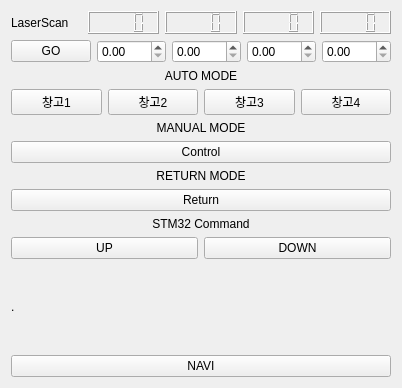
<?xml version="1.0" encoding="UTF-8"?>
<ui version="4.0">
 <class>Tab1TTBControl</class>
 <widget class="QWidget" name="Tab1TTBControl">
  <property name="geometry">
   <rect>
    <x>0</x>
    <y>0</y>
    <width>402</width>
    <height>388</height>
   </rect>
  </property>
  <property name="windowTitle">
   <string>Form</string>
  </property>
  <layout class="QVBoxLayout" name="verticalLayout_2">
   <item>
    <layout class="QVBoxLayout" name="verticalLayout" stretch="1,1,0,0,0,0,0,0,0,0,6,0">
     <item>
      <layout class="QHBoxLayout" name="horizontalLayout_6">
       <item>
        <widget class="QLabel" name="label">
         <property name="lineWidth">
          <number>3</number>
         </property>
         <property name="text">
          <string>LaserScan</string>
         </property>
        </widget>
       </item>
       <item>
        <widget class="QLCDNumber" name="lcdNumber_1">
         <property name="digitCount">
          <number>4</number>
         </property>
        </widget>
       </item>
       <item>
        <widget class="QLCDNumber" name="lcdNumber_2">
         <property name="digitCount">
          <number>4</number>
         </property>
        </widget>
       </item>
       <item>
        <widget class="QLCDNumber" name="lcdNumber_3">
         <property name="digitCount">
          <number>4</number>
         </property>
        </widget>
       </item>
       <item>
        <widget class="QLCDNumber" name="lcdNumber_4">
         <property name="digitCount">
          <number>4</number>
         </property>
        </widget>
       </item>
      </layout>
     </item>
     <item>
      <layout class="QHBoxLayout" name="horizontalLayout">
       <item>
        <widget class="QPushButton" name="pPButtonGO">
         <property name="text">
          <string>GO</string>
         </property>
        </widget>
       </item>
       <item>
        <widget class="QDoubleSpinBox" name="pDSBox_X"/>
       </item>
       <item>
        <widget class="QDoubleSpinBox" name="pDSBox_Y"/>
       </item>
       <item>
        <widget class="QDoubleSpinBox" name="pDSBox_W"/>
       </item>
       <item>
        <widget class="QDoubleSpinBox" name="pDSBox_Z"/>
       </item>
      </layout>
     </item>
     <item>
      <widget class="QLabel" name="AUTO_MODE">
       <property name="lineWidth">
        <number>3</number>
       </property>
       <property name="text">
        <string>AUTO MODE</string>
       </property>
       <property name="alignment">
        <set>Qt::AlignCenter</set>
       </property>
      </widget>
     </item>
     <item>
      <layout class="QHBoxLayout" name="horizontalLayout_4">
       <item>
        <widget class="QPushButton" name="room1">
         <property name="text">
          <string>창고1</string>
         </property>
        </widget>
       </item>
       <item>
        <widget class="QPushButton" name="room2">
         <property name="text">
          <string>창고2</string>
         </property>
         <property name="checkable">
          <bool>false</bool>
         </property>
        </widget>
       </item>
       <item>
        <widget class="QPushButton" name="room3">
         <property name="text">
          <string>창고3</string>
         </property>
         <property name="checkable">
          <bool>false</bool>
         </property>
        </widget>
       </item>
       <item>
        <widget class="QPushButton" name="room4">
         <property name="text">
          <string>창고4</string>
         </property>
        </widget>
       </item>
      </layout>
     </item>
     <item>
      <widget class="QLabel" name="MANUAL_MODE">
       <property name="lineWidth">
        <number>3</number>
       </property>
       <property name="text">
        <string>MANUAL MODE</string>
       </property>
       <property name="alignment">
        <set>Qt::AlignCenter</set>
       </property>
      </widget>
     </item>
     <item>
      <layout class="QHBoxLayout" name="horizontalLayout_3">
       <item>
        <widget class="QPushButton" name="Control">
         <property name="text">
          <string>Control</string>
         </property>
         <property name="checkable">
          <bool>true</bool>
         </property>
        </widget>
       </item>
      </layout>
     </item>
     <item>
      <widget class="QLabel" name="RETURN_MODE">
       <property name="lineWidth">
        <number>3</number>
       </property>
       <property name="text">
        <string>RETURN MODE</string>
       </property>
       <property name="alignment">
        <set>Qt::AlignCenter</set>
       </property>
      </widget>
     </item>
     <item>
      <widget class="QPushButton" name="Return">
       <property name="text">
        <string>Return</string>
       </property>
      </widget>
     </item>
     <item>
      <widget class="QLabel" name="RETURN_MODE_2">
       <property name="lineWidth">
        <number>3</number>
       </property>
       <property name="text">
        <string>STM32 Command</string>
       </property>
       <property name="alignment">
        <set>Qt::AlignCenter</set>
       </property>
      </widget>
     </item>
     <item>
      <layout class="QHBoxLayout" name="horizontalLayout_7">
       <item>
        <widget class="QPushButton" name="Up">
         <property name="text">
          <string>UP</string>
         </property>
        </widget>
       </item>
       <item>
        <widget class="QPushButton" name="Down">
         <property name="text">
          <string>DOWN</string>
         </property>
         <property name="checkable">
          <bool>false</bool>
         </property>
        </widget>
       </item>
      </layout>
     </item>
     <item>
      <widget class="QLabel" name="pLcamView">
       <property name="text">
        <string>.</string>
       </property>
      </widget>
     </item>
     <item>
      <widget class="QPushButton" name="navi">
       <property name="text">
        <string>NAVI</string>
       </property>
       <property name="checkable">
        <bool>true</bool>
       </property>
      </widget>
     </item>
    </layout>
   </item>
  </layout>
 </widget>
 <resources/>
 <connections/>
</ui>
